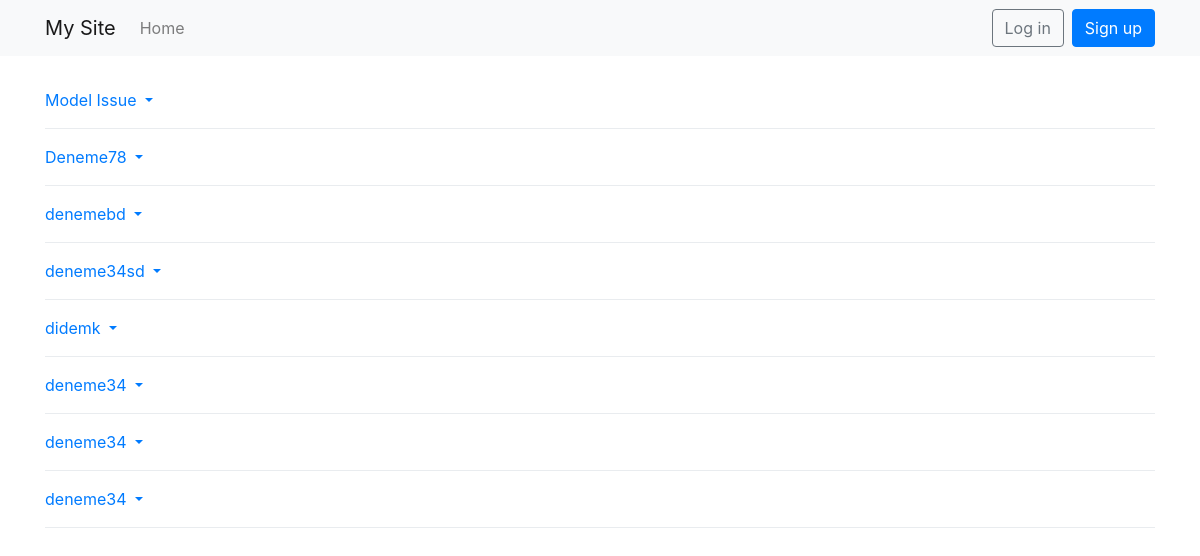
The app's page /15/issues/ with its own data.
### todo/models.py (models this page shows, shortened)
class Issue(models.Model):
    project = models.ForeignKey(Project, on_delete=models.CASCADE)
    title = models.CharField(max_length=50, verbose_name='Title')
    open_date = models.DateTimeField()
    close_date = models.DateTimeField()
    def get_absolute_url(self):
        return reverse('issue-detail', args=[self.pk])
    def get_update_url(self):
        return reverse('issue-update', args=[self.pk])
    def get_delete_url(self):
        return reverse('issue-delete', args=[self.pk])

### todo/issueviewsset.py (the view)
# urls.py: path('<int:pk>/issues/', issueviewsset.IssueIndexView.as_view(), name = 'issue-index'),
class IssueIndexView(ListView):
    def get(self, request, pk):
        issues = Issue.objects.filter(project_id=pk)
        return render(request, 'issue_index.html', {'issues': issues})

### templates/issue_index.html (shortened to what this page needs)
{% extends 'base.html' %}
{% block content %}
<div class="row medium-margin-top">
    <div class="col-md-12">
        <ul class="navbar-nav">
            {% for issue in issues %}
            <li class="nav-item dropdown">
                    <a class="nav-link dropdown-toggle" href="#" id="navbarDropdown_{{issue.id}}" role="button" data-toggle="dropdown" aria-haspopup="true" aria-expanded="false">
                        {{ issue.title }}
                    </a>
                    <div class="dropdown-divider"></div>
            </li>
            {% endfor %}
        </ul>
    </div>
</div>
{% endblock %}

### records on screen
Issue: title "Model Issue"
Issue: title "Deneme78"
Issue: title "denemebd"
Issue: title "deneme34sd"
Issue: title "didemk"
Issue: title "deneme34"
Issue: title "deneme34"
Issue: title "deneme34"
